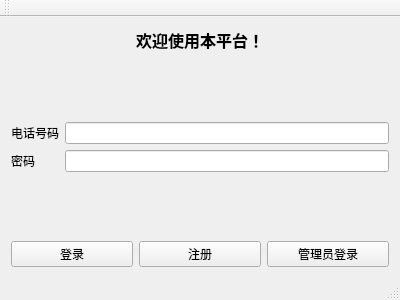
<?xml version="1.0" encoding="UTF-8"?>
<ui version="4.0">
 <class>MainWindow</class>
 <widget class="QMainWindow" name="MainWindow">
  <property name="geometry">
   <rect>
    <x>0</x>
    <y>0</y>
    <width>400</width>
    <height>300</height>
   </rect>
  </property>
  <property name="windowTitle">
   <string>众包翻译平台</string>
  </property>
  <widget class="QWidget" name="centralWidget">
   <layout class="QGridLayout" name="gridLayout">
    <item row="0" column="0">
     <layout class="QVBoxLayout" name="verticalLayout_3">
      <item>
       <widget class="QLabel" name="label">
        <property name="sizePolicy">
         <sizepolicy hsizetype="Preferred" vsizetype="Preferred">
          <horstretch>0</horstretch>
          <verstretch>0</verstretch>
         </sizepolicy>
        </property>
        <property name="font">
         <font>
          <pointsize>12</pointsize>
          <weight>75</weight>
          <bold>true</bold>
         </font>
        </property>
        <property name="frameShadow">
         <enum>QFrame::Raised</enum>
        </property>
        <property name="lineWidth">
         <number>1</number>
        </property>
        <property name="text">
         <string>欢迎使用本平台！</string>
        </property>
        <property name="textFormat">
         <enum>Qt::PlainText</enum>
        </property>
        <property name="scaledContents">
         <bool>false</bool>
        </property>
        <property name="alignment">
         <set>Qt::AlignBottom|Qt::AlignHCenter</set>
        </property>
       </widget>
      </item>
      <item>
       <spacer name="verticalSpacer">
        <property name="orientation">
         <enum>Qt::Vertical</enum>
        </property>
        <property name="sizeHint" stdset="0">
         <size>
          <width>20</width>
          <height>20</height>
         </size>
        </property>
       </spacer>
      </item>
      <item>
       <layout class="QHBoxLayout" name="horizontalLayout_2">
        <item>
         <layout class="QVBoxLayout" name="verticalLayout_2">
          <item>
           <widget class="QLabel" name="label_2">
            <property name="text">
             <string>电话号码</string>
            </property>
           </widget>
          </item>
          <item>
           <widget class="QLabel" name="label_3">
            <property name="text">
             <string>密码</string>
            </property>
           </widget>
          </item>
         </layout>
        </item>
        <item>
         <layout class="QVBoxLayout" name="verticalLayout">
          <item>
           <widget class="QLineEdit" name="lineEdit">
            <property name="minimumSize">
             <size>
              <width>83</width>
              <height>0</height>
             </size>
            </property>
            <property name="text">
             <string/>
            </property>
           </widget>
          </item>
          <item>
           <widget class="QLineEdit" name="lineEdit_2">
            <property name="echoMode">
             <enum>QLineEdit::Password</enum>
            </property>
           </widget>
          </item>
         </layout>
        </item>
       </layout>
      </item>
      <item>
       <spacer name="verticalSpacer_2">
        <property name="orientation">
         <enum>Qt::Vertical</enum>
        </property>
        <property name="sizeHint" stdset="0">
         <size>
          <width>20</width>
          <height>20</height>
         </size>
        </property>
       </spacer>
      </item>
      <item>
       <layout class="QHBoxLayout" name="horizontalLayout">
        <item>
         <widget class="QPushButton" name="pushButton">
          <property name="text">
           <string>登录</string>
          </property>
         </widget>
        </item>
        <item>
         <widget class="QPushButton" name="pushButton_2">
          <property name="text">
           <string>注册</string>
          </property>
         </widget>
        </item>
        <item>
         <widget class="QPushButton" name="pushButton_3">
          <property name="text">
           <string>管理员登录</string>
          </property>
         </widget>
        </item>
       </layout>
      </item>
     </layout>
    </item>
   </layout>
  </widget>
  <widget class="QMenuBar" name="menuBar">
   <property name="geometry">
    <rect>
     <x>0</x>
     <y>0</y>
     <width>400</width>
     <height>17</height>
    </rect>
   </property>
  </widget>
  <widget class="QToolBar" name="mainToolBar">
   <attribute name="toolBarArea">
    <enum>TopToolBarArea</enum>
   </attribute>
   <attribute name="toolBarBreak">
    <bool>false</bool>
   </attribute>
  </widget>
  <widget class="QStatusBar" name="statusBar"/>
 </widget>
 <layoutdefault spacing="6" margin="11"/>
 <resources/>
 <connections/>
</ui>
